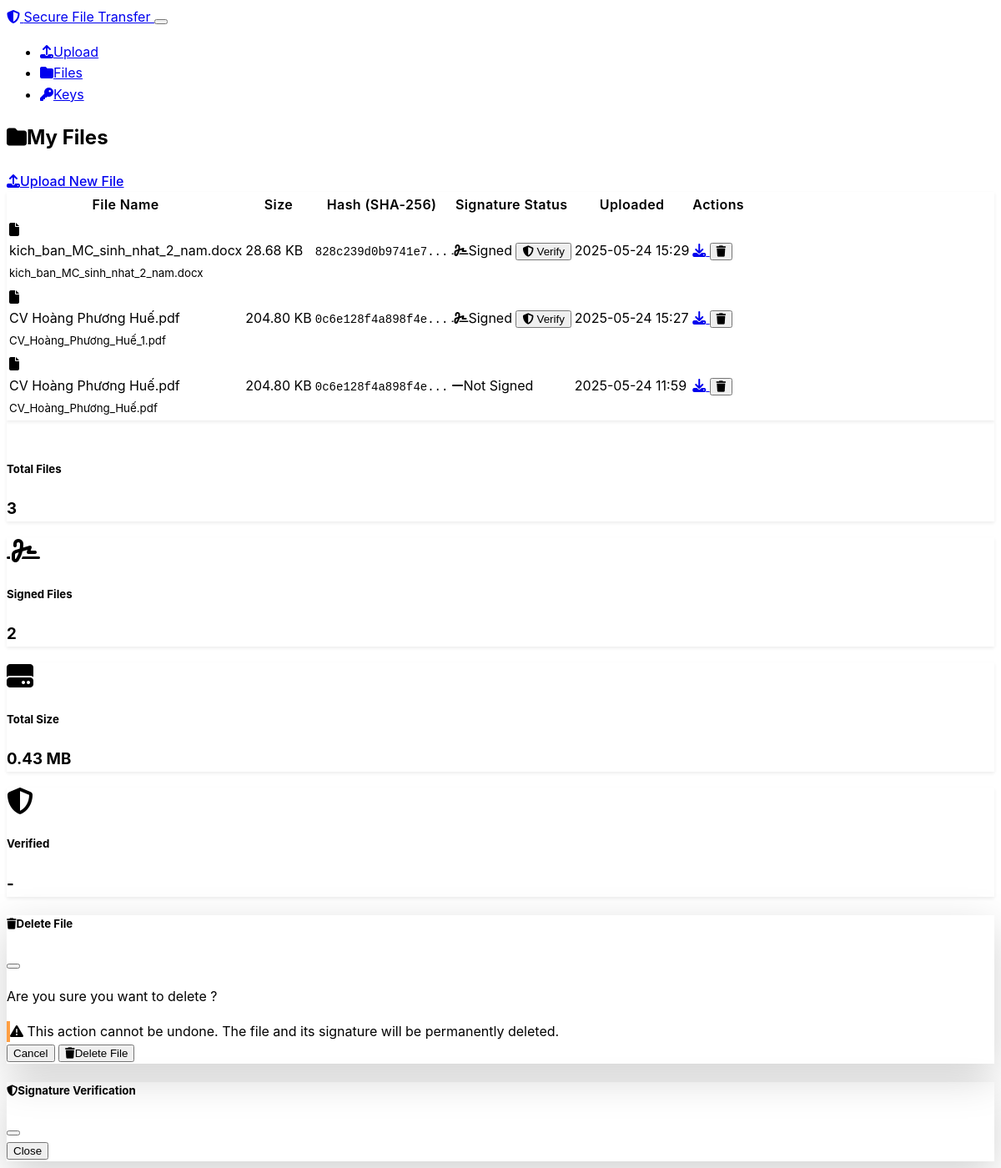
Before: /files with the older database file.
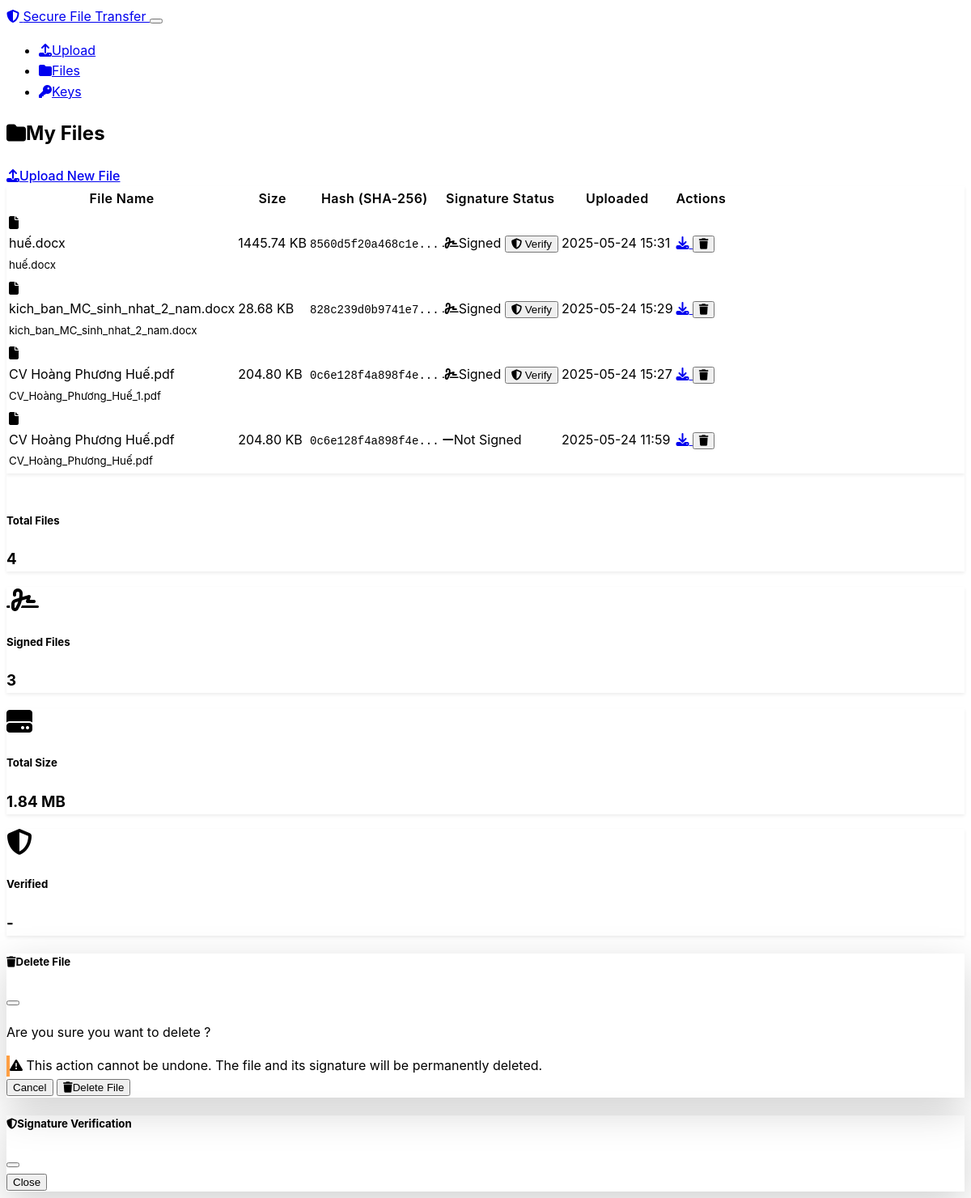
After: the same page with the newer database file.
### models.py (models this page shows, shortened)
class FileRecord(db.Model):
    id = db.Column(db.Integer, primary_key=True)
    filename = db.Column(db.String(255), nullable=False)
    original_filename = db.Column(db.String(255), nullable=False)
    file_path = db.Column(db.String(500), nullable=False)
    file_size = db.Column(db.Integer, nullable=False)
    file_hash = db.Column(db.String(64), nullable=False)  # SHA-256 hash
    signature = db.Column(Text, nullable=True)  # RSA signature
    signature_verified = db.Column(db.Boolean, default=False)
    uploaded_at = db.Column(db.DateTime, default=datetime.utcnow)
    user_id = db.Column(db.Integer, db.ForeignKey('user.id'), nullable=False)

### routes.py (the view)
@app.route('/files')
def files():
    user = User.query.first()
    if not user:
        user = User(username='default_user')
        db.session.add(user)
        db.session.commit()
    user_files = FileRecord.query.filter_by(user_id=user.id).order_by(FileRecord.uploaded_at.desc()).all()
    if not user.private_key or not user.public_key:
        flash('Bạn chưa có khóa RSA. Vui lòng tạo khóa để ký số các file.', 'warning')
    return render_template('files.html', user=user, files=user_files)

### templates/files.html (shortened to what this page needs)
{% extends "base.html" %}
{% block content %}
<div class="d-flex justify-content-between align-items-center mb-4">
    <h2>
        <i class="fas fa-folder me-2"></i>My Files
    </h2>
    <a href="{{ url_for('upload_page') }}" class="btn btn-primary">
        <i class="fas fa-upload me-1"></i>Upload New File
    </a>
</div>
{% if files %}
<div class="card">
    <div class="card-body">
        <div class="table-responsive">
            <table class="table table-hover">
                <thead>
                    <tr>
                        <th>File Name</th>
                        <th>Size</th>
                        <th>Hash (SHA-256)</th>
                        <th>Signature Status</th>
                        <th>Uploaded</th>
                        <th>Actions</th>
                    </tr>
                </thead>
                <tbody>
                    {% for file in files %}
                    <tr id="file-row-{{ file.id }}">
                        <td>
                            <div class="d-flex align-items-center">
                                <i class="fas fa-file me-2"></i>
                                <div>
                                    <div class="fw-bold">{{ file.original_filename }}</div>
                                    <small class="text-muted">{{ file.filename }}</small>
                                </div>
                            </div>
                        </td>
                        <td>{{ "%.2f"|format(file.file_size / 1024) }} KB</td>
                        <td>
                            <small class="font-monospace text-muted">
                                {{ file.file_hash[:16] }}...
                            </small>
                        </td>
                        <td>
                            <div id="signature-status-{{ file.id }}">
                                {% if file.signature %}
                                    <span class="badge bg-success">
                                        <i class="fas fa-signature me-1"></i>Signed
                                    </span>
                                    <button class="btn btn-sm btn-outline-info ms-1" onclick="verifySignature({{ file.id }})">
                                        <i class="fas fa-shield-alt"></i> Verify
                                    </button>
                                {% else %}
                                    <span class="badge bg-secondary">
                                        <i class="fas fa-minus me-1"></i>Not Signed
                                    </span>
                                {% endif %}
                            </div>
                        </td>
                        <td>{{ file.uploaded_at.strftime('%Y-%m-%d %H:%M') }}</td>
                        <td>
                            <div class="btn-group" role="group">
                                <a href="{{ url_for('download_file', file_id=file.id) }}"
                                   class="btn btn-sm btn-outline-primary"
                                   title="Download">
                                    <i class="fas fa-download"></i>
                                </a>
                                <button class="btn btn-sm btn-outline-danger"
                                        onclick="deleteFile({{ file.id }}, '{{ file.original_filename }}')"
                                        title="Delete">
                                    <i class="fas fa-trash"></i>
                                </button>
                            </div>
                        </td>
                    </tr>
                    {% endfor %}
                </tbody>
            </table>
        </div>
    </div>
</div>
<div class="row mt-4">
    <div class="col-md-3">
        <div class="card text-center">
            <div class="card-body">
                <h5>Total Files</h5>
                <h3 class="text-primary">{{ files|length }}</h3>
            </div>
        </div>
    </div>
    <div class="col-md-3">
        <div class="card text-center">
            <div class="card-body">
                <i class="fas fa-signature fa-2x text-success mb-2"></i>
                <h5>Signed Files</h5>
                <h3 class="text-success">{{ files|selectattr('signature')|list|length }}</h3>
            </div>
        </div>
    </div>
    <div class="col-md-3">
        <div class="card text-center">
            <div class="card-body">
                <i class="fas fa-hdd fa-2x text-info mb-2"></i>
                <h5>Total Size</h5>
                <h3 class="text-info">{{ "%.2f"|format(files|sum(attribute='file_size') / 1024 / 1024) }} MB</h3>
            </div>
        </div>
    </div>
    <div class="col-md-3">
        <div class="card text-center">
            <div class="card-body">
                <i class="fas fa-shield-alt fa-2x text-warning mb-2"></i>
                <h5>Verified</h5>
                <h3 class="text-warning">-</h3>
            </div>
        </div>
    </div>
</div>
{% endif %}
<div class="modal fade" id="deleteModal" tabindex="-1">
    <div class="modal-dialog">
        <div class="modal-content">
            <div class="modal-header">
                <h5 class="modal-title">
                    <i class="fas fa-trash me-2"></i>Delete File
                </h5>
                <button type="button" class="btn-close" data-bs-dismiss="modal"></button>
            </div>
            <div class="modal-body">
                <p>Are you sure you want to delete <strong id="deleteFileName"></strong>?</p>
                <div class="alert alert-warning">
                    <i class="fas fa-exclamation-triangle me-2"></i>
                    This action cannot be undone. The file and its signature will be permanently deleted.
                </div>
            </div>
            <div class="modal-footer">
                <button type="button" class="btn btn-secondary" data-bs-dismiss="modal">Cancel</button>
                <form id="deleteForm" method="POST" style="display: inline;">
                    <button type="submit" class="btn btn-danger">
                        <i class="fas fa-trash me-1"></i>Delete File
                    </button>
                </form>
            </div>
        </div>
    </div>
</div>
<div class="modal fade" id="verificationModal" tabindex="-1">
    <div class="modal-dialog">
        <div class="modal-content">
            <div class="modal-header">
                <h5 class="modal-title">
                    <i class="fas fa-shield-alt me-2"></i>Signature Verification
                </h5>
                <button type="button" class="btn-close" data-bs-dismiss="modal"></button>
            </div>
            <div class="modal-footer">
                <button type="button" class="btn btn-secondary" data-bs-dismiss="modal">Close</button>
            </div>
        </div>
    </div>
</div>
{% endblock %}

### templates/base.html (shortened to what this page needs)
<!DOCTYPE html>
<html lang="en" data-bs-theme="dark">
<head>
    <link href="https://cdn.replit.com/agent/bootstrap-agent-dark-theme.min.css" rel="stylesheet">
    <link rel="stylesheet" href="https://cdnjs.cloudflare.com/ajax/libs/font-awesome/6.4.0/css/all.min.css">
    <link rel="stylesheet" href="{{ url_for('static', filename='css/style.css') }}">
</head>
<body>
    <nav class="navbar navbar-expand-lg navbar-dark bg-dark">
        <div class="container">
            <a class="navbar-brand" href="{{ url_for('index') }}">
                <i class="fas fa-shield-alt me-2"></i>
                Secure File Transfer
            </a>
            <button class="navbar-toggler" type="button" data-bs-toggle="collapse" data-bs-target="#navbarNav">
            </button>
            <div class="collapse navbar-collapse" id="navbarNav">
                <ul class="navbar-nav me-auto">
                    <li class="nav-item">
                        <a class="nav-link" href="{{ url_for('upload_page') }}">
                            <i class="fas fa-upload me-1"></i>Upload
                        </a>
                    </li>
                    <li class="nav-item">
                        <a class="nav-link" href="{{ url_for('files') }}">
                            <i class="fas fa-folder me-1"></i>Files
                        </a>
                    </li>
                    <li class="nav-item">
                        <a class="nav-link" href="{{ url_for('keys') }}">
                            <i class="fas fa-key me-1"></i>Keys
                        </a>
                    </li>
                </ul>
            </div>
        </div>
    </nav>
    <main class="container my-4">
        {% block content %}{% endblock %}
    </main>
</body>
</html>

### static/css/style.css (style rules this page uses)
:root { --primary-color: 15 115 223; --success-color: 40 199 111; --warning-color: 255 159 67; --danger-color: 234 84 85; --info-color: 102 204 255; --dark-color: 45 55 75; --light-color: 248 249 250; }
body { font-family: -apple-system, BlinkMacSystemFont, 'Segoe UI', Roboto, sans-serif; line-height: 1.6; }
.container { animation: fadeIn 0.5s ease-in-out; }
.card { border: none; box-shadow: 0 0.125rem 0.25rem rgba(0, 0, 0, 0.075); transition: all 0.3s ease; }
.table th { border-top: none; font-weight: 600; letter-spacing: 0.025em; }
.table td { vertical-align: middle; }
.table tbody tr { transition: background-color 0.2s ease; }
.btn { font-weight: 500; transition: all 0.2s ease; }
.btn-group .btn { transform: none; }
.modal-content { border: none; box-shadow: 0 1rem 3rem rgba(0, 0, 0, 0.175); }
.modal-header { border-bottom: 1px solid var(--bs-border-color); }
.modal-footer { border-top: 1px solid var(--bs-border-color); }
.alert { border: none; border-left: 4px solid; }
.alert-warning { border-left-color: rgb(var(--warning-color)); }
.font-monospace { font-family: SFMono-Regular, Menlo, Monaco, Consolas, "Liberation Mono", "Courier New", monospace; font-size: 0.875em; }
[data-bs-theme="dark"] .card { background-color: var(--bs-dark); }
[data-bs-theme="dark"] .table th { border-color: var(--bs-border-color); }

Changed rows visible on the page:
added FileRecord: original_filename "huế.docx", filename "huế.docx", file.file_size/1024 "1445.74", file_hash "8560d5f20a468c1e", uploaded_at "2025-05-24 15:31"
Other visible differences:
{{ files|length }}: "3" → "4"
{{ files|selectattr('signature')|list|length }}: "2" → "3"
{{ "%.2f"|format(files|sum(attribute='file_size') / 1024 / 1024) }}: "0.43" → "1.84"
